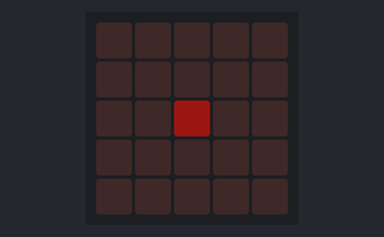
A program run on a simulated BBC micro:bit running MicroPython. Shown: the board's 5×5 LED display. Dim RGB values are drawn brighter than linear.

Above: at 0.3 s.
At 0.9 s:
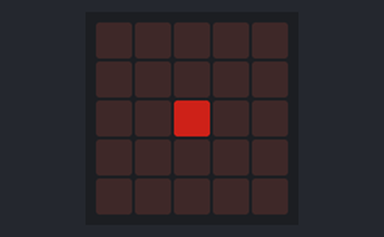
At 1.7 s:
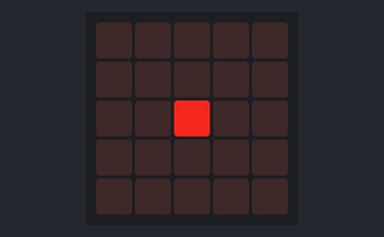
At 2.5 s:
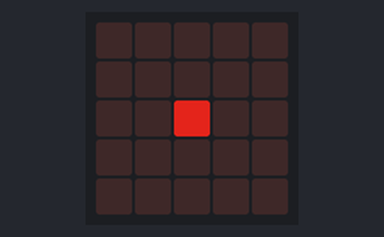
At 3.3 s:
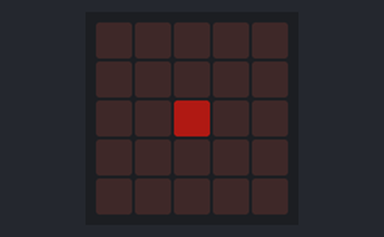

Measured:
- by itself, everything shown: repeats every 3.6 s, in 18 steps

The program:

zvezda_2.py
```python
from microbit import *

korak = 1
osvetljaj = 0

while True:
    display.set_pixel(2, 2, osvetljaj)
    osvetljaj += korak
    sleep(200)
    if osvetljaj == 9 or osvetljaj == 0:
        korak = -korak
```
